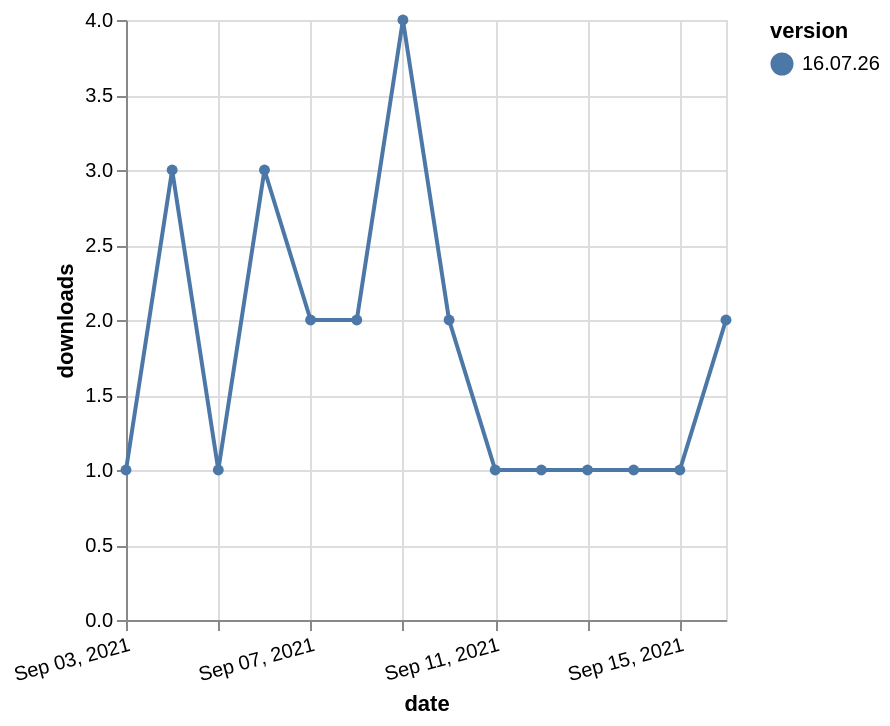

Describe this chart as a Vega-Lite specification.
### Vega-Lite specification from a JSON file in a GitHub repository (floating-point values rounded to 4 significant figures)
{"$schema": "https://vega.github.io/schema/vega-lite/v5.json", "description": "A simple bar chart with embedded data.", "data": {"values": [{"date": "2021-09-03", "total": 710, "delta": 1, "version": "16.07.26"}, {"date": "2021-09-04", "total": 713, "delta": 3, "version": "16.07.26"}, {"date": "2021-09-05", "total": 714, "delta": 1, "version": "16.07.26"}, {"date": "2021-09-06", "total": 717, "delta": 3, "version": "16.07.26"}, {"date": "2021-09-07", "total": 719, "delta": 2, "version": "16.07.26"}, {"date": "2021-09-08", "total": 721, "delta": 2, "version": "16.07.26"}, {"date": "2021-09-09", "total": 725, "delta": 4, "version": "16.07.26"}, {"date": "2021-09-10", "total": 727, "delta": 2, "version": "16.07.26"}, {"date": "2021-09-11", "total": 728, "delta": 1, "version": "16.07.26"}, {"date": "2021-09-12", "total": 729, "delta": 1, "version": "16.07.26"}, {"date": "2021-09-13", "total": 730, "delta": 1, "version": "16.07.26"}, {"date": "2021-09-14", "total": 731, "delta": 1, "version": "16.07.26"}, {"date": "2021-09-15", "total": 732, "delta": 1, "version": "16.07.26"}, {"date": "2021-09-16", "total": 734, "delta": 2, "version": "16.07.26"}]}, "width": "container", "mark": {"type": "line", "point": {"filled": true}}, "encoding": {"x": {"field": "date", "type": "temporal", "timeUnit": "yearmonthdate", "title": "date", "axis": {"labelAngle": -15}}, "y": {"field": "delta", "type": "quantitative", "title": "downloads"}, "color": {"field": "version", "type": "nominal"}, "tooltip": {"field": "delta"}}}
